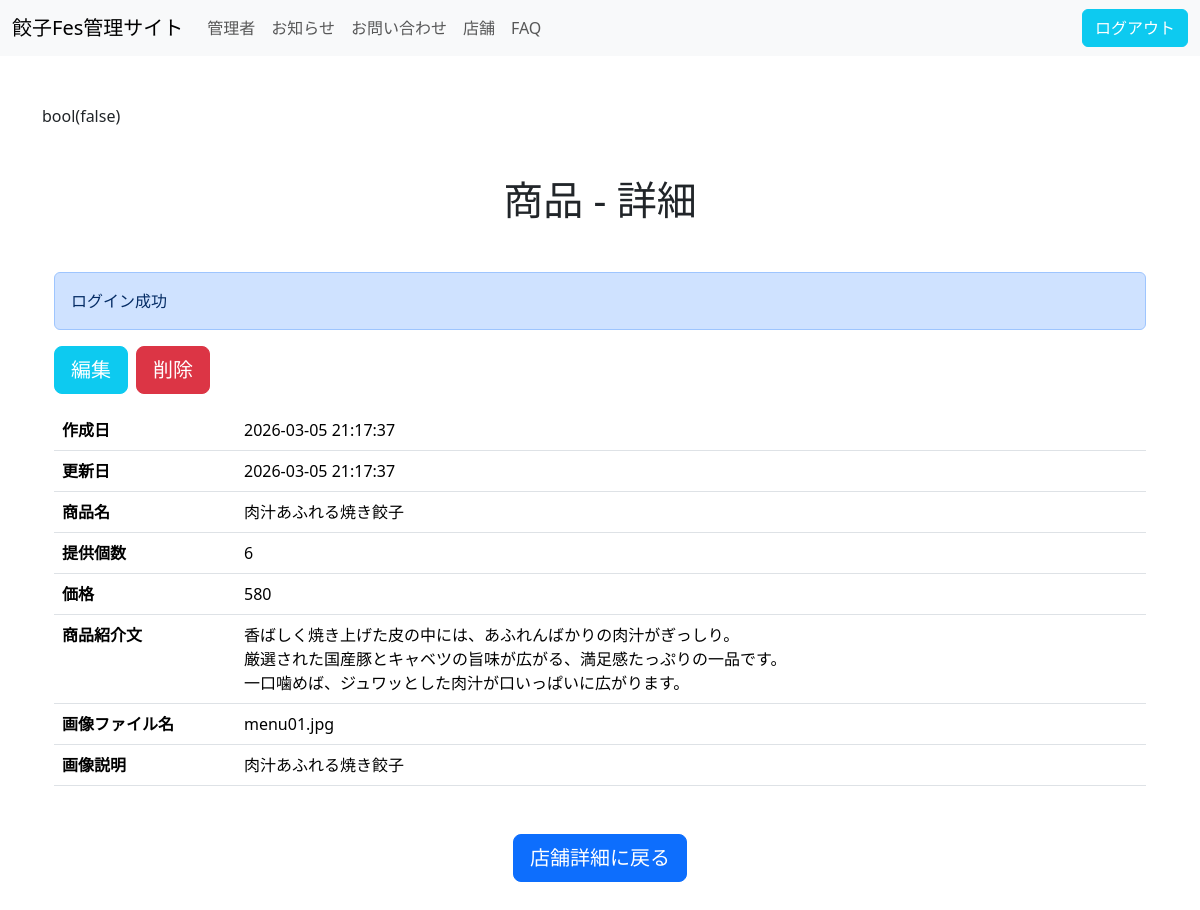
/admin/shop/menu-detail.php?id=8 (signed in), run on the app's committed database.
### tables this page shows
CREATE TABLE `products` (
  `id` int(11) NOT NULL,
  `name` varchar(255) NOT NULL,
  `body` text NOT NULL,
  `quantity` int(11) NOT NULL,
  `price` int(11) NOT NULL,
  `file_name` varchar(255) NOT NULL,
  `image_alt` text NOT NULL,
  `shop_id` int(11) NOT NULL,
  `create_at` datetime NOT NULL,
  `update_at` datetime NOT NULL
);

### admin/shop/menu-detail.php (the view, shortened to what this page needs)
<?php
try {
    $id = $_GET['id'];
    $db = db_connect();
    $sql = 'SELECT * FROM shops WHERE id = :id';
    $stmt = $db->prepare($sql);
    $stmt->bindParam(':id', $id, PDO::PARAM_INT);
    $stmt->execute();
    $shop = $stmt->fetch(PDO::FETCH_ASSOC);
    $sql2 = 'SELECT * FROM products WHERE id = :id';
    $stmt2 = $db->prepare($sql2);
    $stmt2->bindParam(':id', $id, PDO::PARAM_INT);
    $stmt2->execute();
    $menu = $stmt2->fetch(PDO::FETCH_ASSOC);
} catch (PDOException $e) {
    exit('エラー: ' . $e->getMessage());
}
?>
<!DOCTYPE html>
<html lang="ja">
<head>
    <link rel="stylesheet" href="https://cdn.jsdelivr.net/npm/bootstrap@5.3.8/dist/css/bootstrap.min.css">
</head>
<body>
    <?php require_once __DIR__ . '/../inc/header.php'; ?>
    <div class="container my-5">
        <?php var_dump($shop) ?>
        <main class="container">
            <div class="l-wrapper">
                <h1 class="my-5 text-center">商品 - 詳細</h1>
                <?php require_once __DIR__ . '/../../inc/message_area.php'; ?>
                <div class="d-flex flex-row gap-2 mb-3">
                    <form action="menu-edit.php" method="get">
                        <button type="submit" class="btn btn-info btn-lg text-white">
                            編集
                        </button>
                    </form>
                    <form action="menu-delete-do.php" method="post" onsubmit="return confirm('本当に削除してもよろしいですか?')">
                        <button type="submit" class="btn btn-danger btn-lg">
                            削除
                        </button>
                    </form>
                </div>
                <table class="table mb-5">
                    <tbody>
                        <tr>
                            <th class="col-2">作成日</th>
                            <td class="col-10"><?php echo $menu['create_at']; ?></td>
                        </tr>
                        <tr>
                            <th class="col-2">更新日</th>
                            <td class="col-10"><?php echo $menu['update_at']; ?></td>
                        </tr>
                        <tr>
                            <th class="col-2">商品名</th>
                            <td class="col-10"><?php echo $menu['name']; ?></td>
                        </tr>
                        <tr>
                            <th class="col-2">提供個数</th>
                            <td class="col-10"><?php echo $menu['quantity']; ?></td>
                        </tr>
                        <tr>
                            <th class="col-2">価格</th>
                            <td class="col-10"><?php echo $menu['price']; ?></td>
                        </tr>
                        <tr>
                            <th class="col-2">商品紹介文</th>
                            <td class="col-10"><?php echo nl2br($menu['body']); ?></td>
                        </tr>
                        <tr>
                            <th class="col-2">画像ファイル名</th>
                            <td class="col-10"><?php echo $menu['file_name']; ?></td>
                        </tr>
                        <tr>
                            <th class="col-2">画像説明</th>
                            <td class="col-10"><?php echo $menu['image_alt']; ?></td>
                        </tr>
                    </tbody>
                </table>
                <div class=" text-center mt-4">
                    <a href="shop-detail.php?id=<?php echo $shop['id']; ?>" class="btn btn-primary btn-lg">店舗詳細に戻る</a>
                </div>
            </div>
        </main>
</body>
</html>

### data on the page
products: create_at "2026-03-05 21:17:37", update_at "2026-03-05 21:17:37", name "肉汁あふれる焼き餃子", quantity "6", price "580", body "香ばしく焼き上げた皮の中には、あふれんばかりの肉汁がぎっしり。 厳選された国産豚とキャベツの旨味が広がる、満足感たっぷりの一品です。 一口噛めば、ジュワッとした肉汁が口いっぱいに広がります。", file_name "menu01.jpg", image_alt "肉汁あふれる焼き餃子"

### other printed values
$message['msg'] "ログイン成功"
